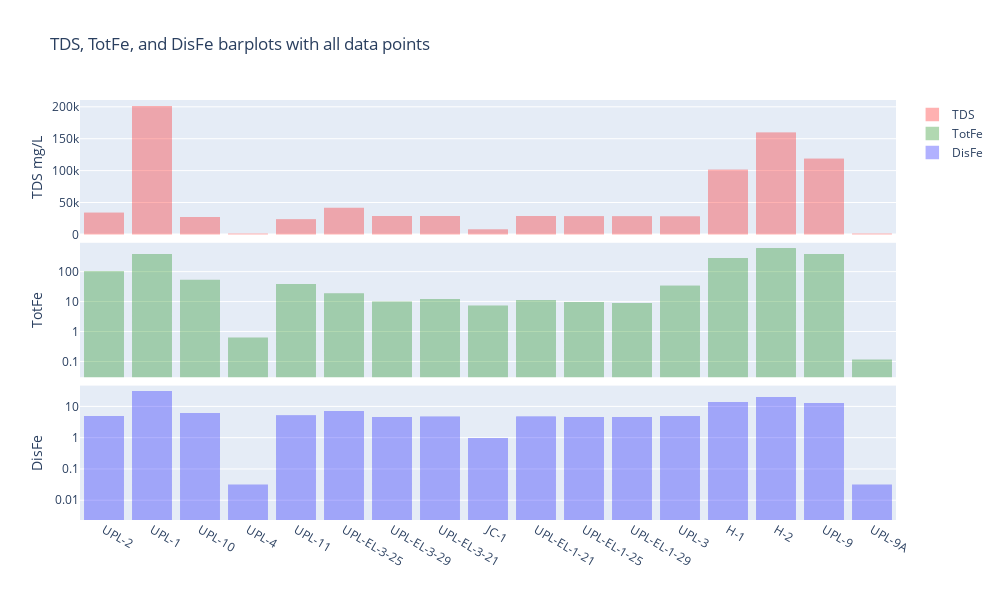

The notebook cell this image was saved under:
### Markdown cell above
### Make some barplots of TDS downstream

### Code cell
dfn = dfflat[dfflat['Analyte'] == "TDS"].sort_values('No') # Subset df only TDS and sort by site number (No)
dfo = dfflat[dfflat['Analyte'] == "TotFe"].sort_values('No') # Subset df only TotFe and sort by site number (No).
dfp = dfflat[dfflat['Analyte'] == "DisFe"].sort_values('No') # Subset df only DisFe and sort by site number (No)

fig = make_subplots(rows=3, cols=1, 
                    shared_xaxes=True, 
                    vertical_spacing=0.02)

fig.add_trace(go.Bar(x=dfn['SiteID'], y=dfn['Result'], # Simple bar plot of TDS values for each site
#                      marker=dict(color="red"),
                     marker_color="red", marker_line_color="red",
                     marker_line_width=1.5, opacity=0.3,
                     name='TDS'), row=1, col=1) # marker_color='rgb(55, 83, 109)')

fig.add_trace(go.Bar(x=dfo['SiteID'], y=dfo['Result'], # Simple bar plot of TotFe values for each site
                     marker_color="green", marker_line_color="green",
                     marker_line_width=1.5, opacity=0.3,
                     name='TotFe'), row=2, col=1)

fig.add_trace(go.Bar(x=dfp['SiteID'], y=dfp['Result'], # Simple bar plot of DisFe values for each site
                     marker_color="blue", marker_line_color="blue",
                     marker_line_width=1.5, opacity=0.3,
                     name='DisFe'), row=3, col=1)

fig.update_yaxes(title_text="TDS mg/L", row=1, col=1)
fig.update_yaxes(title_text="TotFe", type="log", row=2, col=1)
fig.update_yaxes(title_text="DisFe", type="log", row=3, col=1)
fig.update_layout(height=600, width=1000,
                  title_text="TDS, TotFe, and DisFe barplots with all data points")
fig.show()

### Figure 1 — Plotly figure (JSON) as saved in the notebook; plotly's stock layout.template omitted (floating-point values rounded to 4 significant figures; data arrays with more than 128 entries replaced by an {"elided": "..."} marker saying what was removed)
{"data": [{"marker": {"color": "red", "line": {"color": "red", "width": 1.5}}, "name": "TDS", "opacity": 0.3, "type": "bar", "x": {"elided": "3892 str values"}, "xaxis": "x", "y": {"elided": "3892 float values"}, "yaxis": "y"}, {"marker": {"color": "green", "line": {"color": "green", "width": 1.5}}, "name": "TotFe", "opacity": 0.3, "type": "bar", "x": {"elided": "3890 str values"}, "xaxis": "x2", "y": {"elided": "3890 float values"}, "yaxis": "y2"}, {"marker": {"color": "blue", "line": {"color": "blue", "width": 1.5}}, "name": "DisFe", "opacity": 0.3, "type": "bar", "x": {"elided": "3890 str values"}, "xaxis": "x3", "y": {"elided": "3890 float values"}, "yaxis": "y3"}], "layout": {"height": 600, "title": {"text": "TDS, TotFe, and DisFe barplots with all data points"}, "width": 1000, "xaxis": {"anchor": "y", "domain": [0, 1], "matches": "x3", "showticklabels": false}, "xaxis2": {"anchor": "y2", "domain": [0, 1], "matches": "x3", "showticklabels": false}, "xaxis3": {"anchor": "y3", "domain": [0, 1]}, "yaxis": {"anchor": "x", "domain": [0.68, 1], "title": {"text": "TDS mg/L"}}, "yaxis2": {"anchor": "x2", "domain": [0.34, 0.66], "title": {"text": "TotFe"}, "type": "log"}, "yaxis3": {"anchor": "x3", "domain": [0, 0.32], "title": {"text": "DisFe"}, "type": "log"}}}
